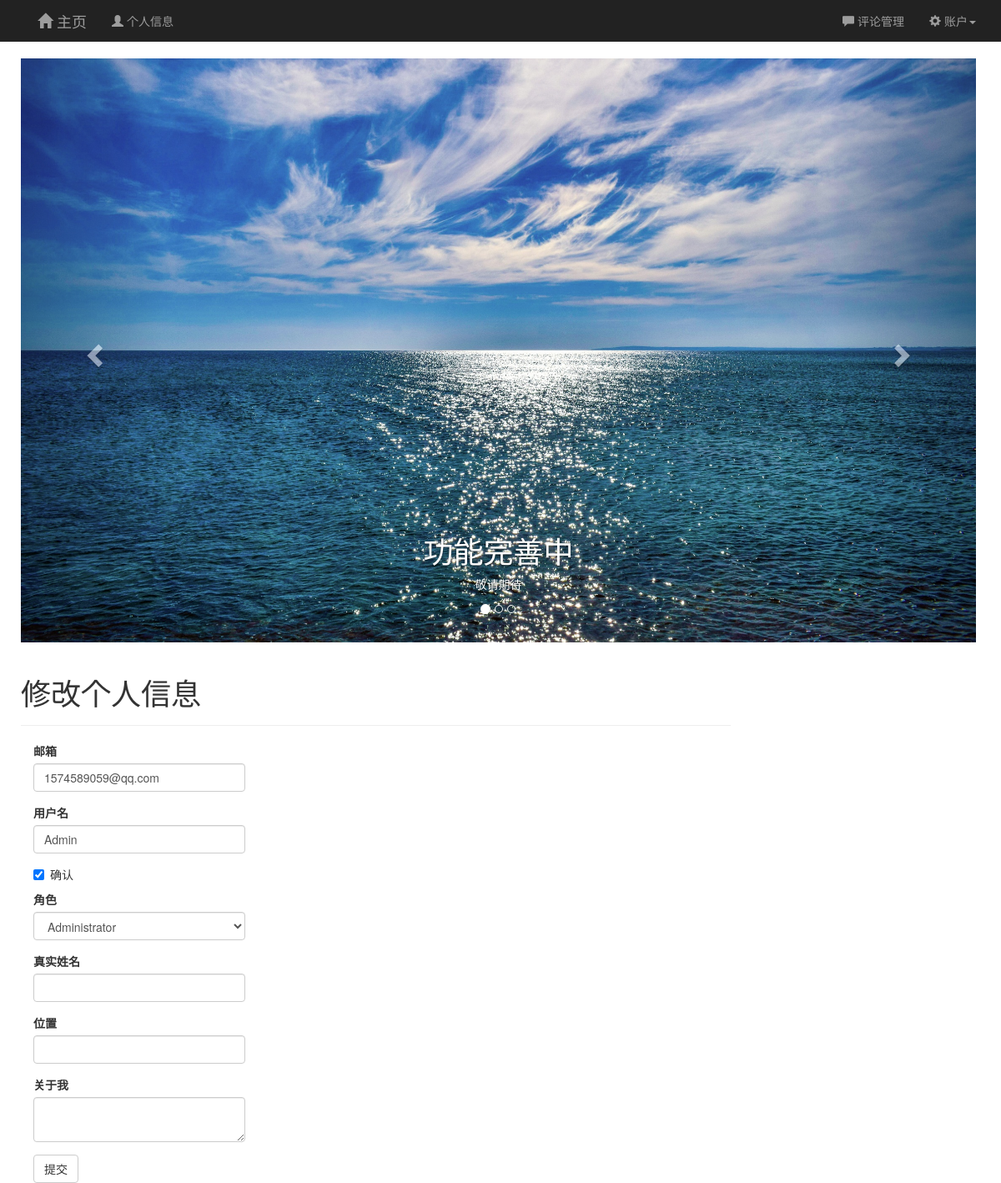
The page /edit-profile/1 (signed in) on the database its author committed.
### app/models.py (models this page shows, shortened)
class User(UserMixin, db.Model):
    __tablename__ = 'users'
    id = db.Column(db.Integer, primary_key=True)
    email = db.Column(db.String(64), unique=True, index=True)
    username = db.Column(db.String(64), unique=True, index=True)
    password_hash = db.Column(db.String(128))
    role_id = db.Column(db.Integer, db.ForeignKey('roles.id'))
    confirmed = db.Column(db.Boolean, default=False)
    name = db.Column(db.String(64))
    location = db.Column(db.String(64))
    about_me = db.Column(db.Text())
    member_since = db.Column(db.DateTime(), default=datetime.utcnow)
    last_seen = db.Column(db.DateTime(), default=datetime.utcnow)
    avatar_hash = db.Column(db.String(32))
    posts = db.relationship('Post', backref='author', lazy='dynamic')
    followed = db.relationship('Follow', foreign_keys=[Follow.follower_id], backref=db.backref('follower', lazy='joined'),
                               lazy='dynamic', cascade='all, delete-orphan')
    followers = db.relationship('Follow', foreign_keys=[Follow.followed_id], backref=db.backref('followed', lazy='joined'),
                                lazy='dynamic', cascade='all, delete-orphan')
    comments = db.relationship('Comment', backref='author', lazy='dynamic')
    @property
    def password(self):
        raise AttributeError('password is not a readable attribute')
    def can(self, permissions):
        return self.role is not None and (self.role.permissions & permissions) == permissions
    def ping(self):
        self.last_seen = datetime.utcnow()
        db.session.add(self)
        db.session.commit()

### app/main/views.py (the view, shortened to what this page needs)
@main.route('/edit-profile/<int:id>', methods=['GET', 'POST'])
@login_required
@admin_required
def edit_profile_admin(id):
    user = User.query.get_or_404(id)
    form = EditProfileAdminForm(user=user)
    form.email.data = user.email
    form.username.data = user.username
    form.confirmed.data = user.confirmed
    form.role.data = user.role_id
    form.name.data = user.name
    form.location.data = user.location
    form.about_me.data = user.about_me
    return render_template('edit_profile.html', form=form, user=user)

### app/main/forms.py (shortened to what this page needs)
class EditProfileAdminForm(Form):
    email = StringField(u'邮箱', validators=[DataRequired(), Length(1, 64), Email()])
    username = StringField(u'用户名', validators=[DataRequired(), Length(1, 64)])
    confirmed = BooleanField(u'确认')
    role = SelectField(u'角色', coerce=int)
    name = StringField(u'真实姓名', validators=[Length(0, 64)])
    location = StringField(u'位置', validators=[Length(0, 64)])
    about_me = TextAreaField(u'关于我')
    submit = SubmitField(u'提交')
    def __init__(self, user, *args, **kwargs):
        super(EditProfileAdminForm, self).__init__(*args, **kwargs)
        self.role.choices = [(role.id, role.name) for role in Role.query.order_by(Role.name).all()]
        self.user = user

### app/auth/views.py (called while the page is built)
@auth.before_app_request
def before_request():
    if current_user.is_authenticated():
        current_user.ping()
        if not current_user.confirmed \
                and request.endpoint[:5] != 'auth.' and request.endpoint != 'static':
            return redirect(url_for('auth.unconfirmed'))

### app/main/__init__.py (called while the page is built)
@main.app_context_processor
def inject_permissions():
    return dict(Permission=Permission)

### app/models.py (called while the page is built)
@login_manager.user_loader
def load_user(user_id):
    return User.query.get(int(user_id))

### app/templates/edit_profile.html (shortened to what this page needs)
{% extends "base.html" %}
{% import "bootstrap/wtf.html" as wtf %}
{% block page_content %}
<div class="page-header">
    <h1>修改个人信息</h1>
</div>
<div class="col-md-4">
    {{ wtf.quick_form(form) }}
</div>
{% endblock %}

### app/static/10th.css (style rules this page uses)
body { padding-top: 70px; background-attachment: fixed; background-image: url('https://drscdn.500px.org/photo/171351311/q%3D80_m%3D2000/75d4251b1b232c8937775265f3e73d0d'); }

### rows shown on the page
User: email "1574589059@qq.com", username "Admin", confirmed "☑", role "Administrator"
